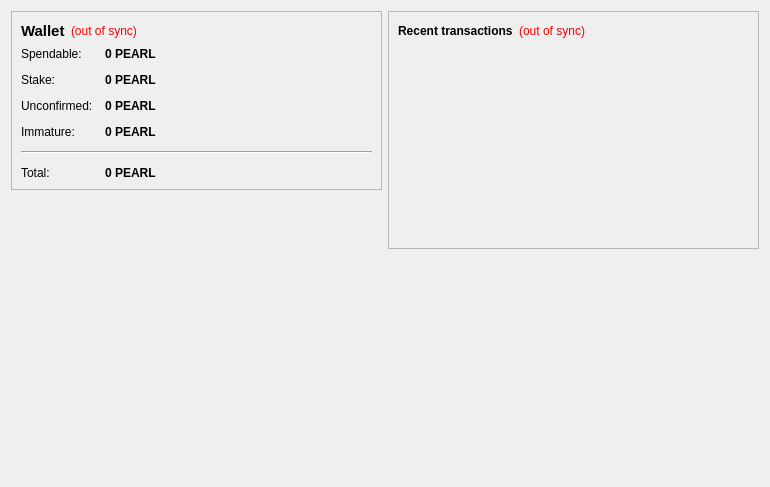
<?xml version="1.0" encoding="UTF-8"?>
<ui version="4.0">
 <class>OverviewPage</class>
 <widget class="QWidget" name="OverviewPage">
  <property name="geometry">
   <rect>
    <x>0</x>
    <y>0</y>
    <width>770</width>
    <height>487</height>
   </rect>
  </property>
  <property name="windowTitle">
   <string>Form</string>
  </property>
  <layout class="QHBoxLayout" name="horizontalLayout" stretch="1,1">
   <item>
    <layout class="QVBoxLayout" name="verticalLayout_2">
     <item>
      <widget class="QFrame" name="frame">
       <property name="frameShape">
        <enum>QFrame::StyledPanel</enum>
       </property>
       <property name="frameShadow">
        <enum>QFrame::Raised</enum>
       </property>
       <layout class="QVBoxLayout" name="verticalLayout_4">
        <item>
         <layout class="QHBoxLayout" name="horizontalLayout_4">
          <item>
           <widget class="QLabel" name="label_5">
            <property name="font">
             <font>
              <pointsize>11</pointsize>
              <weight>75</weight>
              <bold>true</bold>
             </font>
            </property>
            <property name="text">
             <string>Wallet</string>
            </property>
           </widget>
          </item>
          <item>
           <widget class="QLabel" name="labelWalletStatus">
            <property name="toolTip">
             <string>The displayed information may be out of date. Your wallet automatically synchronizes with the Pearl network after a connection is established, but this process has not completed yet.</string>
            </property>
            <property name="styleSheet">
             <string notr="true">QLabel { color: red; }</string>
            </property>
            <property name="text">
             <string notr="true">(out of sync)</string>
            </property>
            <property name="alignment">
             <set>Qt::AlignLeading|Qt::AlignLeft|Qt::AlignVCenter</set>
            </property>
           </widget>
          </item>
          <item>
           <spacer name="horizontalSpacer_2">
            <property name="orientation">
             <enum>Qt::Horizontal</enum>
            </property>
            <property name="sizeHint" stdset="0">
             <size>
              <width>40</width>
              <height>20</height>
             </size>
            </property>
           </spacer>
          </item>
         </layout>
        </item>
        <item>
         <layout class="QFormLayout" name="formLayout_2">
          <property name="fieldGrowthPolicy">
           <enum>QFormLayout::AllNonFixedFieldsGrow</enum>
          </property>
          <property name="horizontalSpacing">
           <number>12</number>
          </property>
          <property name="verticalSpacing">
           <number>12</number>
          </property>
          <item row="0" column="0">
           <widget class="QLabel" name="label">
            <property name="text">
             <string>Spendable:</string>
            </property>
           </widget>
          </item>
          <item row="0" column="1">
           <widget class="QLabel" name="labelBalance">
            <property name="font">
             <font>
              <weight>75</weight>
              <bold>true</bold>
             </font>
            </property>
            <property name="cursor">
             <cursorShape>IBeamCursor</cursorShape>
            </property>
            <property name="toolTip">
             <string>Your current spendable balance</string>
            </property>
            <property name="text">
             <string notr="true">0 PEARL</string>
            </property>
            <property name="textInteractionFlags">
             <set>Qt::LinksAccessibleByMouse|Qt::TextSelectableByKeyboard|Qt::TextSelectableByMouse</set>
            </property>
           </widget>
          </item>
          <item row="1" column="0">
           <widget class="QLabel" name="label_6">
            <property name="text">
             <string>Stake:</string>
            </property>
           </widget>
          </item>
          <item row="1" column="1">
           <widget class="QLabel" name="labelStake">
            <property name="font">
             <font>
              <weight>75</weight>
              <bold>true</bold>
             </font>
            </property>
            <property name="cursor">
             <cursorShape>IBeamCursor</cursorShape>
            </property>
            <property name="toolTip">
             <string>Total of coins that was staked, and do not yet count toward the current balance</string>
            </property>
            <property name="text">
             <string notr="true">0 PEARL</string>
            </property>
            <property name="textInteractionFlags">
             <set>Qt::LinksAccessibleByMouse|Qt::TextSelectableByKeyboard|Qt::TextSelectableByMouse</set>
            </property>
           </widget>
          </item>
          <item row="2" column="0">
           <widget class="QLabel" name="label_3">
            <property name="text">
             <string>Unconfirmed:</string>
            </property>
           </widget>
          </item>
          <item row="2" column="1">
           <widget class="QLabel" name="labelUnconfirmed">
            <property name="font">
             <font>
              <weight>75</weight>
              <bold>true</bold>
             </font>
            </property>
            <property name="cursor">
             <cursorShape>IBeamCursor</cursorShape>
            </property>
            <property name="toolTip">
             <string>Total of transactions that have yet to be confirmed, and do not yet count toward the current balance</string>
            </property>
            <property name="text">
             <string notr="true">0 PEARL</string>
            </property>
            <property name="textInteractionFlags">
             <set>Qt::LinksAccessibleByMouse|Qt::TextSelectableByKeyboard|Qt::TextSelectableByMouse</set>
            </property>
           </widget>
          </item>
          <item row="3" column="0">
           <widget class="QLabel" name="labelImmatureText">
            <property name="text">
             <string>Immature:</string>
            </property>
           </widget>
          </item>
          <item row="3" column="1">
           <widget class="QLabel" name="labelImmature">
            <property name="font">
             <font>
              <weight>75</weight>
              <bold>true</bold>
             </font>
            </property>
            <property name="toolTip">
             <string>Mined balance that has not yet matured</string>
            </property>
            <property name="text">
             <string notr="true">0 PEARL</string>
            </property>
            <property name="textInteractionFlags">
             <set>Qt::LinksAccessibleByMouse|Qt::TextSelectableByKeyboard|Qt::TextSelectableByMouse</set>
            </property>
           </widget>
          </item>
          <item row="4" column="0" colspan="2">
           <widget class="Line" name="line">
            <property name="orientation">
             <enum>Qt::Horizontal</enum>
            </property>
           </widget>
          </item>
          <item row="5" column="0">
           <widget class="QLabel" name="labelTotalText">
            <property name="text">
             <string>Total:</string>
            </property>
           </widget>
          </item>
          <item row="5" column="1">
           <widget class="QLabel" name="labelTotal">
            <property name="font">
             <font>
              <weight>75</weight>
              <bold>true</bold>
             </font>
            </property>
            <property name="cursor">
             <cursorShape>IBeamCursor</cursorShape>
            </property>
            <property name="toolTip">
             <string>Your current total balance</string>
            </property>
            <property name="text">
             <string notr="true">0 PEARL</string>
            </property>
            <property name="textInteractionFlags">
             <set>Qt::LinksAccessibleByMouse|Qt::TextSelectableByKeyboard|Qt::TextSelectableByMouse</set>
            </property>
           </widget>
          </item>
         </layout>
        </item>
       </layout>
      </widget>
     </item>
     <item>
      <spacer name="verticalSpacer">
       <property name="orientation">
        <enum>Qt::Vertical</enum>
       </property>
       <property name="sizeHint" stdset="0">
        <size>
         <width>20</width>
         <height>40</height>
        </size>
       </property>
      </spacer>
     </item>
     <item>
      <widget class="QLabel" name="label_2">
       <property name="autoFillBackground">
        <bool>true</bool>
       </property>
       <property name="text">
        <string/>
       </property>
       <property name="pixmap">
        <pixmap>:/icons/drmbg</pixmap>
       </property>
       <property name="scaledContents">
        <bool>false</bool>
       </property>
       <property name="margin">
        <number>0</number>
       </property>
      </widget>
     </item>
    </layout>
   </item>
   <item>
    <layout class="QVBoxLayout" name="verticalLayout_3">
     <item>
      <widget class="QFrame" name="frame_2">
       <property name="frameShape">
        <enum>QFrame::StyledPanel</enum>
       </property>
       <property name="frameShadow">
        <enum>QFrame::Raised</enum>
       </property>
       <layout class="QVBoxLayout" name="verticalLayout">
        <item>
         <layout class="QHBoxLayout" name="horizontalLayout_2">
          <item>
           <widget class="QLabel" name="label_4">
            <property name="text">
             <string>&lt;b&gt;Recent transactions&lt;/b&gt;</string>
            </property>
           </widget>
          </item>
          <item>
           <widget class="QLabel" name="labelTransactionsStatus">
            <property name="toolTip">
             <string>The displayed information may be out of date. Your wallet automatically synchronizes with the Pearl network after a connection is established, but this process has not completed yet.</string>
            </property>
            <property name="styleSheet">
             <string notr="true">QLabel { color: red; }</string>
            </property>
            <property name="text">
             <string notr="true">(out of sync)</string>
            </property>
            <property name="alignment">
             <set>Qt::AlignRight|Qt::AlignTrailing|Qt::AlignVCenter</set>
            </property>
           </widget>
          </item>
          <item>
           <spacer name="horizontalSpacer">
            <property name="orientation">
             <enum>Qt::Horizontal</enum>
            </property>
            <property name="sizeHint" stdset="0">
             <size>
              <width>40</width>
              <height>20</height>
             </size>
            </property>
           </spacer>
          </item>
         </layout>
        </item>
        <item>
         <widget class="QListView" name="listTransactions">
          <property name="styleSheet">
           <string notr="true">QListView { background: transparent; }</string>
          </property>
          <property name="frameShape">
           <enum>QFrame::NoFrame</enum>
          </property>
          <property name="verticalScrollBarPolicy">
           <enum>Qt::ScrollBarAlwaysOff</enum>
          </property>
          <property name="horizontalScrollBarPolicy">
           <enum>Qt::ScrollBarAlwaysOff</enum>
          </property>
          <property name="selectionMode">
           <enum>QAbstractItemView::NoSelection</enum>
          </property>
         </widget>
        </item>
       </layout>
      </widget>
     </item>
     <item>
      <spacer name="verticalSpacer_2">
       <property name="orientation">
        <enum>Qt::Vertical</enum>
       </property>
       <property name="sizeHint" stdset="0">
        <size>
         <width>20</width>
         <height>40</height>
        </size>
       </property>
      </spacer>
     </item>
    </layout>
   </item>
  </layout>
 </widget>
 <resources>
  <include location="../bitcoin.qrc"/>
 </resources>
 <connections/>
</ui>
